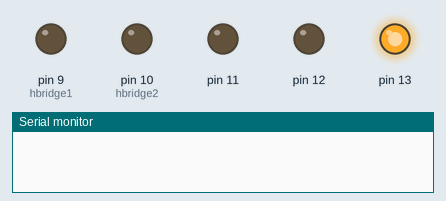
This sketch was run on a simulated Arduino Uno, built with avr-gcc and run on an emulated ATmega328P. Shown: output pins drawn as LEDs (lit = HIGH), the last lines printed to the serial monitor. The modem accepts every AT command (registered, SIM ready, sends succeed) and sends nothing else.

Above: at 0.1 s.
At 20.2 s:
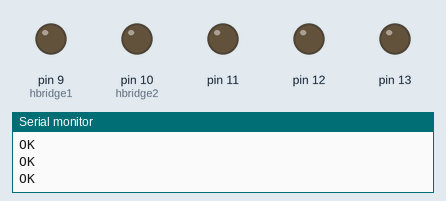
Timing chart, 0 to 21.7 s (numbered marks = the images above):
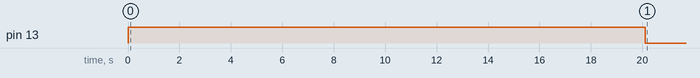

The sketch:

esp8266andarduinoHTMLcontroller.ino
```cpp
  #include <SoftwareSerial.h>

#define DEBUG true
#define hbridge1 9
#define hbridge2 10
SoftwareSerial esp8266(2,3); // make RX Arduino line is pin 2, make TX Arduino line is pin 3.
                             // This means that you need to connect the TX line from the esp to the Arduino's pin 2
                             // and the RX line from the esp to the Arduino's pin 3
void setup()
{
  Serial.begin(9600);
  esp8266.begin(9600); // your esp's baud rate might be different

  pinMode(11,OUTPUT);
  digitalWrite(11,LOW);

  pinMode(12,OUTPUT);
  digitalWrite(12,LOW);

  pinMode(13,OUTPUT);
  digitalWrite(13,LOW);

  pinMode(10,OUTPUT);
  digitalWrite(10,LOW);

  pinMode(9,OUTPUT);
  digitalWrite(9,LOW);

  initESP();

}

void loop()
{
  if(esp8266.available()) // check if the esp is sending a message
  {


    if(esp8266.find("+IPD,"))
    {
     delay(1000); // wait for the serial buffer to fill up (read all the serial data)
     // get the connection id so that we can then disconnect
    //Serial.println("READ IN: " + esp8266.read()-48);
     int connectionId = esp8266.read()-48; // subtract 48 because the read() function returns
                                           // the ASCII decimal value and 0 (the first decimal number) starts at 48

     esp8266.find("pin="); // advance cursor to "pin="

     int commandID = (esp8266.read()-48)*10; // get first number i.e. if the pin 13 then the 1st number is 1, then multiply to get 10
     commandID += (esp8266.read()-48); // get second number, i.e. if the pin number is 13 then the 2nd number is 3, then add to the first number
     Serial.println("Read In: " + commandID);
     //digitalWrite(commandID, !digitalRead(commandID)); // toggle pin
     //digitalWrite(commandID-3, !digitalRead(commandID-3));
     switch(commandID){
      case 12:
        openBlinds();
      break;
      case 13:
        closeBlinds();
      break;
      case 14:
        initESP();
      break;
     }

     // make close command
     String closeCommand = "AT+CIPCLOSE=";
     closeCommand+=connectionId; // append connection id
     closeCommand+="\r\n";

     sendData(closeCommand,1000,DEBUG); // close connection
    }
  }
}

/*
* Name: sendData
* Description: Function used to send data to ESP8266.
* Params: command - the data/command to send; timeout - the time to wait for a response; debug - print to Serial window?(true = yes, false = no)
* Returns: The response from the esp8266 (if there is a reponse)
*/
String sendData(String command, const int timeout, boolean debug)
{
    String response = "";

    esp8266.print(command); // send the read character to the esp8266

    long int time = millis();

    while( (time+timeout) > millis())
    {
      while(esp8266.available())
      {

        // The esp has data so display its output to the serial window
        char c = esp8266.read(); // read the next character.
        response+=c;
      }
    }

    if(debug)
    {
      Serial.print(response);
    }

    return response;
}

void initESP(){
  digitalWrite(13,HIGH);
  sendData("AT+RST\r\n",2000,DEBUG); // reset module
  sendData("AT+CWJAP=\"Co_Chill Network (2.4)\",\"760-mph-1220-kmh-m1\"\n",4000,DEBUG); //connects to wifi network
  delay(5000);
  sendData("AT+CWMODE=3\r\n",1000,DEBUG);// configure as access point
  delay(5000); //delay allowing for connectivity
  sendData("AT+CIFSR\r\n",1000,DEBUG); // get ip address
  sendData("AT+CIPMUX=1\r\n",1000,DEBUG); // configure for multiple connections
  //sendData("AT+CIPSTART=\"TCP\",\"192.168.1.73\",\"1234\"\n",1000,DEBUG); //starts tcp port 1234 with static ip

  sendData("AT+CIPSERVER=1,80\r\n",1000,DEBUG); // turn on server on port 80
  digitalWrite(13,LOW);
  delay(1000);

  //sendData("AT+CIPSEND=4\n",1000,DEBUG);
  //sendData("1234567\n",1000,DEBUG);
}

void openBlinds(){
digitalWrite(hbridge1,HIGH);
digitalWrite(hbridge2,LOW);
delay(6000);
digitalWrite(hbridge1,LOW);
digitalWrite(hbridge2,LOW);
sendData("GET http://192.168.1.73:1234/?openingTheBlinds HTTP/1.0\r\n\r\n\r\n",1000,DEBUG);
delay(3000);
sendData("AT+CIPCLOSE", 1000, DEBUG);
}

void closeBlinds(){
digitalWrite(hbridge1,LOW);
digitalWrite(hbridge2,HIGH);
delay(6000);
digitalWrite(hbridge1,LOW);
digitalWrite(hbridge2,LOW);
}
```
